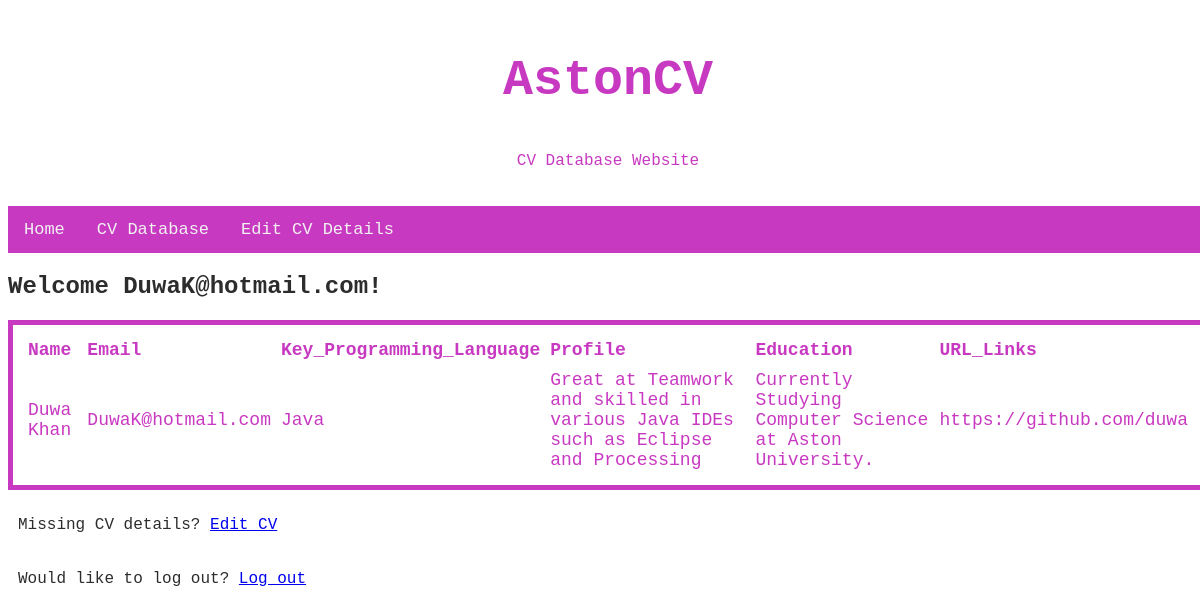
The page /registered/registeredcvs.php (signed in) on the database its author committed.
### tables this page shows
CREATE TABLE `cvs` (
  `id` int(20) UNSIGNED NOT NULL,
  `name` varchar(100) NOT NULL,
  `email` varchar(100) NOT NULL,
  `password` varchar(255) NOT NULL,
  `keyprogramming` varchar(255) DEFAULT NULL,
  `profile` varchar(500) DEFAULT NULL,
  `education` varchar(500) DEFAULT NULL,
  `URLlinks` varchar(500) DEFAULT NULL
);

### registered/registeredcvs.php (the view, shortened to what this page needs)
<!DOCTYPE html>
<html lang="en">
<link rel = "stylesheet" type="text/css" href="css/style.css"/>
</head>
<header>
 <h1>AstonCV</h1>
 <p> CV Database Website </p>
</header>
<body>
<nav>
<div class="topnav">
<a href="logout.php">Home</a>
<a href="logout.php">CV Database</a>
<a href="UpdateCV.php">Edit CV Details</a>
</div>
</nav>
</body>
</html>
<?php
	$useremail = $_SESSION['email'];
	echo "<h2> Welcome ".$useremail."! </h2>";
	require_once ('../includes/connectdb.php');
	try {
		$query="SELECT  * FROM  cvs WHERE email = '$useremail'";
		$rows =  $db->query($query);
		if ( $rows && $rows->rowCount()> 0) {
		?>
	<table cellspacing="0"  cellpadding="5" id="myTable" >
<tr><th align='left'><b>Name</b></th>   <th align='left'><b>Email</b></th> <th align='left'><b>Key_Programming_Language</b></th> <th align='left'><b>Profile</b></th ><th align='left'><b>Education</b></th ><th align='left'><b>URL_Links</b></th > </tr>
		<?php
			while  ($row =  $rows->fetch())	{
                echo  "<tr><td align='left'>" . $row['name'] . "</td>";
                echo  "<td align='left'>" . $row['email'] . "</td>";
				echo  "<td align='left'>" . $row['keyprogramming'] . "</td>";
				echo  "<td align='left'>" . $row['profile'] . "</td>";
				echo  "<td align='left'>" . $row['education'] . "</td>";
                echo "<td align='left'>". $row['URLlinks'] . "</td></tr>\n";
			}
			echo  '</table>';
		}
		else {
			echo  "<p>No CV found in Database.</p>\n";
		}
	}
	catch (PDOexception $ex){
		echo "Sorry, a database error occurred! <br>";
		echo "Error details: <em>". $ex->getMessage()."</em>";
	}
?>
<p> Missing CV details? <a href="UpdateCV.php"> Edit CV </a> </p>
   <p>Would like to log out? <a href="logout.php">Log out</a>  </p>

### registered/css/style.css (style rules this page uses)
* { box-sizing : border-box; }
body { font-family: "Lucida Console", "Courier New", monospace; width: 100%; color: #000000d3; }
header { padding: 10px; text-align: center; color: #bd10b4d3; width: 100%; }
header h1 { font-size: 50px; }
.topnav { overflow: hidden; background-color: #bd10b4d3; font-family: "Lucida Console", "Courier New", monospace; width: 100%; }
.topnav a { float: left; color: #f2f2f2; text-align: center; padding: 14px 16px; text-decoration: none; font-size: 17px; }
table { display: flex; flex-wrap: wrap; justify-content: center; font-size: large; border: #bd10b4d3 solid 5px; padding-top: 200px; padding: 10px; color: #bd10b4d3; font-family: "Lucida Console", "Courier New", monospace; }
p { padding: 10px; }

### rows shown on the page
cvs: name "Duwa Khan", email "DuwaK@hotmail.com", keyprogramming "Java", profile "Great at Teamwork and skilled in various Java IDEs such as Eclipse and Processing", education "Currently Studying Computer Science at Aston University.", URLlinks "https://github.com/duwa"

### other values the page prints
$useremail "DuwaK@hotmail.com"
